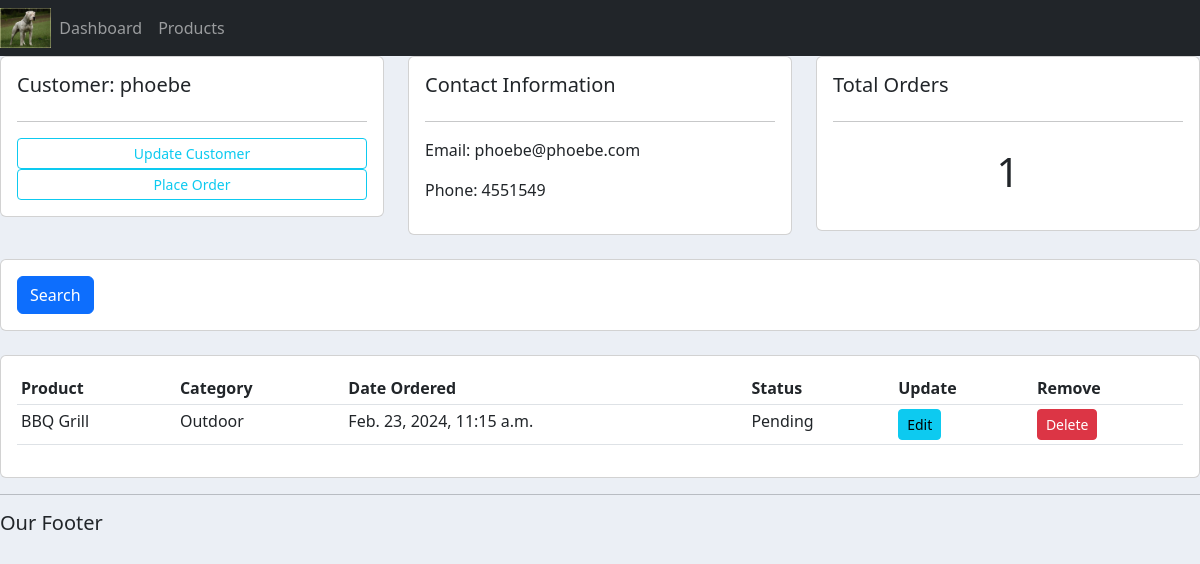
/customer/4/, run on the app's committed database.
### accounts/models.py (models this page shows, shortened)
class Customer(models.Model):
    name = models.CharField(max_length=50, null=True) #null=True essentially makes it OK to not set a default value
    phone = models.CharField(max_length=30, null=True)
    email = models.CharField(max_length=50, null=True)
    date_created = models.DateTimeField(auto_now_add=True)

class Order(models.Model):
    STATUS = (
                ('Pending', 'Pending'),
                ('Out for delivery', 'Out for delivery'),
                ('Delivered', 'Delivered')
    )
    customer = models.ForeignKey(Customer, null=True, on_delete=models.SET_NULL)
    product = models.ForeignKey(Product, null=True, on_delete=models.SET_NULL)
    date_created = models.DateTimeField(auto_now_add=True)
    status = models.CharField(max_length=50, null=True, choices=STATUS)

class Product(models.Model):
    CATEGORY = (
                    ('Indoor', 'Indoor'),
                    ('Outdoor', 'Outdoor'),
    )
    name = models.CharField(max_length=50, null=True)
    price = models.FloatField(null=True)
    category = models.CharField(max_length=200, null=True, choices=CATEGORY)
    description = models.CharField(max_length=200, null=True, blank=True)
    date_created = models.DateTimeField(auto_now_add=True)
    tags = models.ManyToManyField(Tag)
    def __str__(self):
        return self.name

### accounts/views.py (the view)
# urls.py: path('customer/<str:pk>/', views.customer, name='customer'),
def customer(request, pk):
    customer = Customer.objects.get(id=pk) #to get the specific Customer via Primar Key (pk)
    total_order = customer.order_set.all().count()
    orders = customer.order_set.all()
    context = {'customer' : customer,
               'total_order' : total_order,
               'orders' : orders,
               }
    return render(request, 'accounts/customer.html', context)

### accounts/templates/accounts/customer.html (shortened to what this page needs)
{% extends 'accounts/main.html' %}
{% block content %}
<div class="row">
    <div class="col-md">
        <div class="card card-body">
            <h5>Customer: {{customer.name}}</h5>
            <hr>
            <a class="btn btn-outline-info  btn-sm btn-block" href="">Update Customer</a>
            <a class="btn btn-outline-info  btn-sm btn-block" href="{% url 'create_order' customer.id %}">Place Order</a>
        </div>
    </div>
    <div class="col-md">
        <div class="card card-body">
            <h5>Contact Information</h5>
            <hr>
            <p>Email: {{customer.email}} </p>
            <p>Phone: {{customer.phone}}</p>
        </div>
    </div>
    <div class="col-md">
        <div class="card card-body">
            <h5>Total Orders</h5>
            <hr>
            <h1 style="text-align: center;padding: 10px">{{total_order}}</h1>
        </div>
    </div>
</div>
<br>
<div class="row">
    <div class="col">
        <div class="card card-body">
            <form method="get">
                <button class="btn btn-primary" type="submit">Search</button>
            </form>
        </div>
    </div>
</div>
<br>
<div class="row">
    <div class="col-md">
        <div class="card card-body">
            <table class="table table-sm">
                <tr>
                    <th>Product</th>
                    <th>Category</th>
                    <th>Date Ordered</th>
                    <th>Status</th>
                    <th>Update</th>
                    <th>Remove</th>
                </tr>
                {% for order in orders  %}
                <tr>
                    <td>{{order.product}}</td>
                    <td>{{order.product.category}}</td>
                    <td>{{order.date_created}}</td>
                    <td>{{order.status}}</td>
                    <td><a href="{% url 'update_order' order.id %}" class="btn btn-sm btn-info">Edit</a></td>
                    <td><a href="{% url 'delete_order' order.id %}" class="btn btn-sm btn-danger">Delete</a></td>
                </tr>
                {% endfor %}
            </table>
        </div>
    </div>
</div>
{% endblock  %}

### static/css/main.css (style rules this page uses)
body { background-color: #ebeff5; }

### data on the page
Customer: name "phoebe", email "phoebe@phoebe.com", phone "4551549"
Order: product "BBQ Grill", product.category "Outdoor", date_created "Feb. 23, 2024, 11:15 a.m.", status "Pending"

### other printed values
{{ total_order }} "1"
